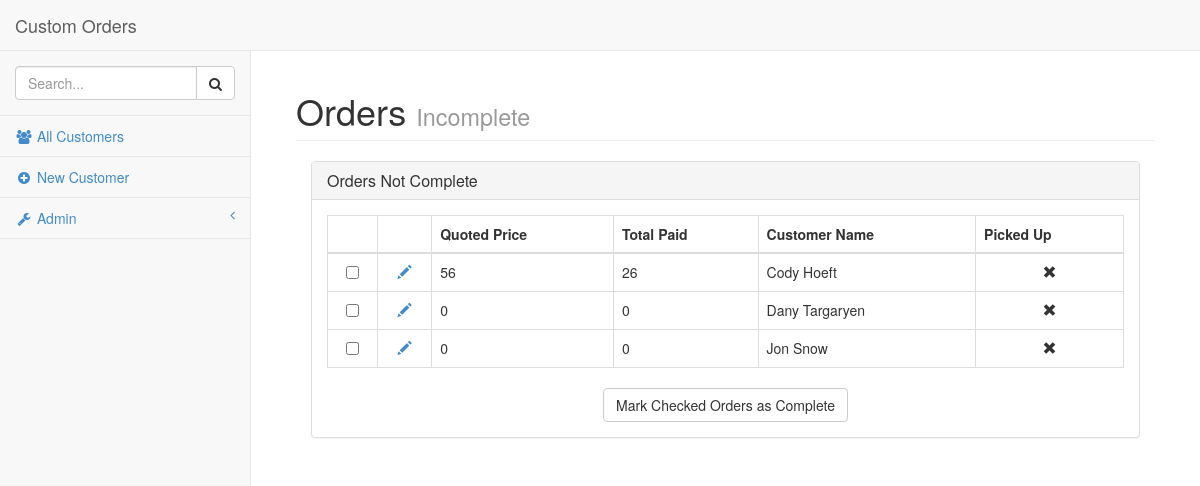
/listorders_markcomplete.php, run on the app's committed database.
### tables this page shows
CREATE TABLE IF NOT EXISTS `Order` (
  `OrderID` mediumint(9) NOT NULL AUTO_INCREMENT,
  `DateOrdered` date NOT NULL,
  `QuotedPrice` double(10,5) NOT NULL,
  `TotalPaid` double(10,5) NOT NULL,
  `CustomerID` mediumint(9) NOT NULL,
  `Complete` tinyint(1) NOT NULL,
  `PickedUp` tinyint(1) NOT NULL,
  PRIMARY KEY (`OrderID`),
  KEY `CustomerID` (`CustomerID`)
);

### inc/sql_queries.php (called while the page is built, shortened)
<?php
require_once("global.php");
function openconnection() {
	global $db_host;
	global $db_user;
	global $db_pass;
	global $db_data;
    $connection = new mysqli($db_host, $db_user, $db_pass, $db_data);
    return $connection;
}
function select_all_incomplete_orders()
{
	if ($con = openconnection())
	{
		if ($query = $con->prepare("SELECT * FROM `Order`, Customer
			WHERE Customer.CustomerID = `Order`.CustomerID
				AND Complete = '0'
			ORDER BY `Order`.DateOrdered DESC"))
		{
			$query->execute();
		}
		$response = $query->get_result();
		while($row = $response->fetch_assoc())
			$result[] = $row;
		if(isset($result))
			return $result;
		else
			return NULL;
	}
}
?>

### listorders_markcomplete.php (the view, shortened to what this page needs)
<?php
	include("inc/sql_queries.php");
    function echo_data($data, $item) {
        if(isset($data[$item])) {
            echo $data[$item];
        }
    }
    $data = select_all_incomplete_orders();
    include("templates/header.php");
?>
<div class="col-lg-12">
	<div class="panel panel-default">
		<div class="panel-heading">
			<h3 class="panel-title">Orders Not Complete</h3>
		</div>
        <div class="panel-body">
<?php
    if(count($data)):
?>
	<form method="post">
        <table class="table table-bordered table-hover">
            <thead>
                <tr>
					<th></th>
                    <th></th>
                    <th>Quoted Price</th>
					<th>Total Paid</th>
					<th>Customer Name</th>
					<th>Picked Up</th>
                </tr>
            </thead>
            <tbody>
<?php
        foreach($data as $row):
            $rowlink = "editorder.php?admin&OrderID=".$row['OrderID'];
?>
                <tr>
					<td class="text-center" style="width: 50px;"><?php  ?>
					  	    <input name="<?php echo $row["OrderID"]; ?>" type="checkbox" value='<?php echo $row["OrderID"]; ?>'>
					</td>
                    <td class="text-center"><a href="<?php echo $rowlink; ?>"><span class="glyphicon glyphicon-pencil"></span></a></td>
                    <td><?php echo_data($row, 'QuotedPrice'); ?></td>
                    <td><?php echo_data($row, 'TotalPaid'); ?></td>
                    <td><?php echo_data($row, 'Name'); ?></td>
					<td class="text-center"><span class="glyphicon <?php echo $row['PickedUp'] ? "glyphicon-ok" : "glyphicon-remove"; ?>"></span></td>
                </tr>
<?php
        endforeach;
?>
        </table>
		<div class="text-center">
        <button type="submit" class="btn btn-default">Mark Checked Orders as Complete</button>
		</div>
	</form>
<?php
    else:
?>
        <p>There are no Orders or all Orders are Complete</p>
<?php
    endif;
?>
		</div>
	</div>
</div>
<?php
	include("templates/footer.php");
?>

### css/sb-admin-2.css (style rules this page uses)
body { background-color: #f8f8f8; }

### data on the page
order: QuotedPrice "56 26 Cody Hoeft", PickedUp 0 (drawn)
order: QuotedPrice "0 0 Dany Targaryen", PickedUp 0 (drawn)
order: QuotedPrice "0 0 Jon Snow", PickedUp 0 (drawn)

### other printed values
$website_name "Custom Orders"
$page_title "Orders"
$page_subtitle "Incomplete"
